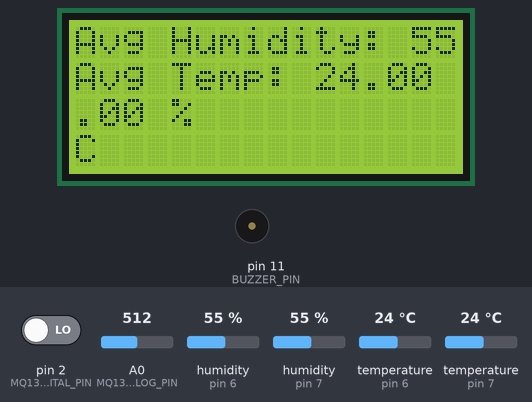
Recording of a sketch running on a simulated Arduino Uno, built with avr-gcc and run on an emulated ATmega328P. Shown: 16×4 character LCD, buzzer (waves = sounding, pin HIGH). The inputs (shaded band) are chosen by the test bench; at power-on: humidity (sensors on pin 6, pin 7) 55 %, A0 (MQ135_ANALOG_PIN) = 512, temperature (sensors on pin 7, pin 6) 24 °C, pin 2 (MQ135_DIGITAL_PIN) LOW. What the sketch prints to the serial monitor is not drawn.

Above: at 2.7 s.
2.8 s: humidity (sensor on pin 6) set to 84 %
At 14.0 s:
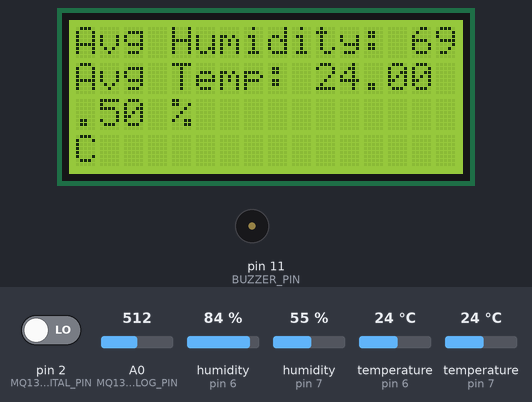
14.8 s: humidity (sensor on pin 6) set to 87 %
At 28.7 s:
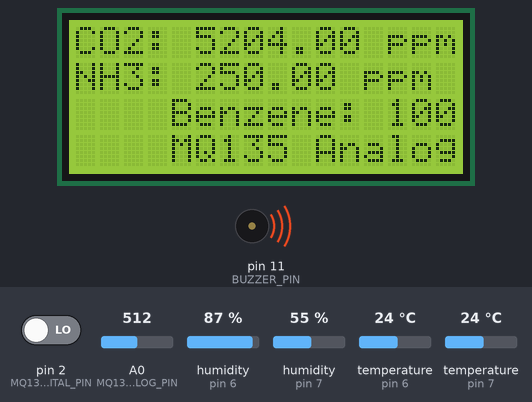
28.8 s: A0 (MQ135_ANALOG_PIN) set to 716
At 41.0 s:
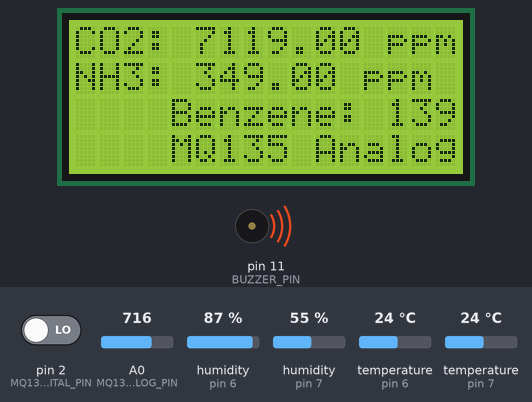
41.3 s: humidity (sensor on pin 7) set to 52 %
At 51.7 s:
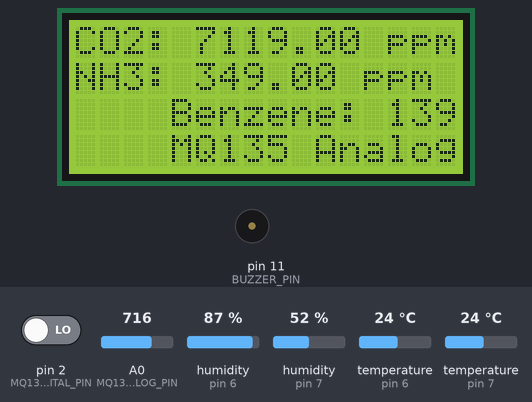
52.5 s: temperature (sensor on pin 7) set to 12 °C
At 59.0 s:
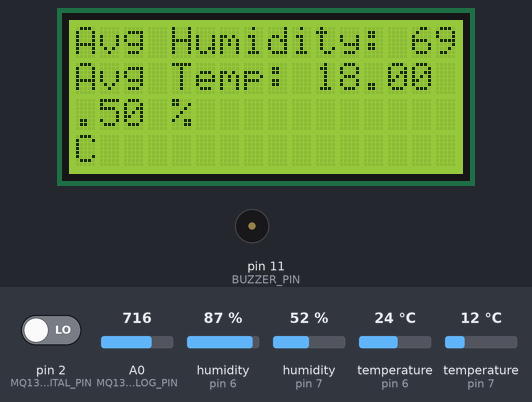
63.7 s: temperature (sensor on pin 6) set to 12 °C
Timing chart, 0 to 66.7 s (numbered marks = the images above; inputs shaded):
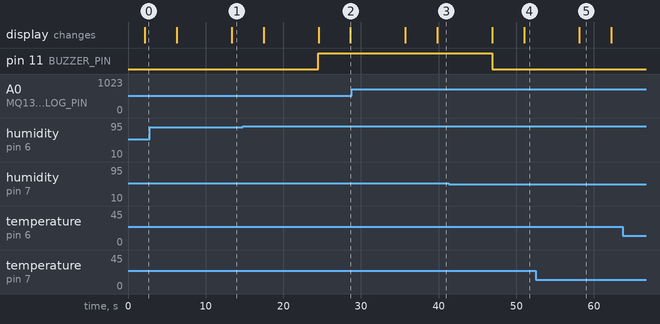

Measured:
- the behaviour switches between 85 and 86 % on humidity (sensor on pin 6) (found by bisection; images 1 and 2)
- the behaviour switches between 54 and 53 % on humidity (sensor on pin 7) (found by bisection; images 3 and 4)
- after the input at 2.8 s, the display: first differs from a run without the input after 10.5 s (image 1)
- after the input at 14.8 s, pin 11 (BUZZER_PIN): LOW → HIGH after 9.7 s; the display: first differs from a run without the input after 9.7 s (image 2 shows a later state)
- after the input at 28.8 s, the display: first differs from a run without the input after 11.0 s (image 3)
- after the input at 41.3 s, pin 11 (BUZZER_PIN): HIGH → LOW after 5.6 s; the display: first changes after 5.6 s (image 4 shows a later state)
- after the input at 52.5 s, the display: changes after 5.6 s (image 5)

The sketch:

sketch_may21a.ino
```cpp
#include <Wire.h>
#include <LiquidCrystal_I2C.h>
#include "DHT.h"

// DHT sensor setup
#define DHTPIN1 7        // Pin connected to the first DHT sensor
#define DHTPIN2 6        // Pin connected to the second DHT sensor
#define DHTTYPE DHT11    // Type of DHT sensor: DHT11

// MQ135 sensor setup
#define MQ135_ANALOG_PIN A0 // Analog pin connected to MQ135 sensor
#define MQ135_DIGITAL_PIN 2 // Digital pin connected to MQ135 sensor

// Buzzer setup
#define BUZZER_PIN 11     // Pin connected to the buzzer

// Initialize DHT sensors
DHT dht1(DHTPIN1, DHTTYPE);
DHT dht2(DHTPIN2, DHTTYPE);

// LCD setup
LiquidCrystal_I2C lcd(0x27, 16, 4); // I2C address 0x27, 16 columns, 4 rows

// Critical levels for safety
const float CRITICAL_TEMP_C = 37.0;       // Critical temperature in Celsius
const float CRITICAL_HUMIDITY = 70.0;     // Critical humidity in percentage
const float CRITICAL_CO2_LEVEL = 10000.0;  // Critical CO2 level in ppm
const float CRITICAL_AMMONIA_LEVEL = 2500.0;// Critical Ammonia level in ppm
const float CRITICAL_BENZENE_LEVEL = 1000.0; // Critical Benzene level in ppm

void setup() {
  // Initialize serial communication
  Serial.begin(9600);
  Serial.println("DHT11 Dual Sensor and MQ135 Gas Sensor Reading with Buzzer!");

  // Initialize the DHT sensors
  dht1.begin();
  dht2.begin();

  // Initialize the LCD
  lcd.init();
  lcd.backlight();

  // Initialize the MQ135 digital pin as input
  pinMode(MQ135_DIGITAL_PIN, INPUT);

  // Initialize the buzzer pin as output
  pinMode(BUZZER_PIN, OUTPUT);
  digitalWrite(BUZZER_PIN, LOW); // Ensure buzzer is off initially
}

void loop() {
  // Wait a few seconds between measurements
  delay(2000);

  // Read humidity from both DHT sensors
  float humidity1 = dht1.readHumidity();
  float humidity2 = dht2.readHumidity();

  // Read temperature in Celsius from both DHT sensors
  float tempC1 = dht1.readTemperature();
  float tempC2 = dht2.readTemperature();

  // Read temperature in Fahrenheit from both DHT sensors
  float tempF1 = dht1.readTemperature(true);
  float tempF2 = dht2.readTemperature(true);

  // Check if any reads failed for either sensor
  if (isnan(humidity1) || isnan(tempC1) || isnan(tempF1) ||
      isnan(humidity2) || isnan(tempC2) || isnan(tempF2)) {
    Serial.println("Failed to read from one or both DHT sensors!");
    return;
  }

  // Compute average humidity and temperature
  float avgHumidity = (humidity1 + humidity2) / 2;
  float avgTempC = (tempC1 + tempC2) / 2;
  float avgTempF = (tempF1 + tempF2) / 2;

  // Compute average heat index in Fahrenheit
  float heatIndexF1 = dht1.computeHeatIndex(tempF1, humidity1);
  float heatIndexF2 = dht2.computeHeatIndex(tempF2, humidity2);
  float avgHeatIndexF = (heatIndexF1 + heatIndexF2) / 2;

  // Compute average heat index in Celsius
  float heatIndexC1 = dht1.computeHeatIndex(tempC1, humidity1, false);
  float heatIndexC2 = dht2.computeHeatIndex(tempC2, humidity2, false);
  float avgHeatIndexC = (heatIndexC1 + heatIndexC2) / 2;

  // Read the MQ135 sensor values
  int mq135AnalogValue = analogRead(MQ135_ANALOG_PIN);
  int mq135DigitalValue = digitalRead(MQ135_DIGITAL_PIN);

  // Convert the analog value to a gas concentration value
  // For simplicity, we'll just map the raw analog value
  // Actual conversion will depend on calibration and specific gas
  float co2Level = map(mq135AnalogValue, 0, 1023, 400, 10000); // CO2 in ppm (example range)
  float ammoniaLevel = map(mq135AnalogValue, 0, 1023, 0, 500); // Ammonia in ppm (example range)
  float benzeneLevel = map(mq135AnalogValue, 0, 1023, 0, 200); // Benzene in ppm (example range)

  // Check if any parameter exceeds the critical level and trigger the buzzer
  if (avgTempC > CRITICAL_TEMP_C || avgHumidity > CRITICAL_HUMIDITY ||
      co2Level > CRITICAL_CO2_LEVEL || ammoniaLevel > CRITICAL_AMMONIA_LEVEL ||
      benzeneLevel > CRITICAL_BENZENE_LEVEL) {
    digitalWrite(BUZZER_PIN, HIGH); // Turn on the buzzer
  } else {
    digitalWrite(BUZZER_PIN, LOW);  // Turn off the buzzer
  }

  // Display DHT11 average readings on the LCD
  lcd.clear();
  lcd.setCursor(0, 0); // Line 1
  lcd.print("Avg Humidity: ");
  lcd.print(avgHumidity);
  lcd.print(" %");

  lcd.setCursor(0, 1); // Line 2
  lcd.print("Avg Temp: ");
  lcd.print(avgTempC);
  lcd.print(" C");

  // Delay to allow DHT11 readings to be visible
  delay(4000);

  // Display MQ135 gas sensor readings on the LCD
  lcd.clear();
  lcd.setCursor(0, 0); // Line 1
  lcd.print("CO2: ");
  lcd.print(co2Level);
  lcd.print(" ppm");

  lcd.setCursor(0, 1); // Line 2
  lcd.print("NH3: ");
  lcd.print(ammoniaLevel);
  lcd.print(" ppm");

  lcd.setCursor(0, 2); // Line 3
  lcd.print("Benzene: ");
  lcd.print(benzeneLevel);
  lcd.print(" ppm");

  lcd.setCursor(0, 3); // Line 4
  lcd.print("MQ135 Analog: ");
  lcd.print(mq135AnalogValue);

  // Print gas sensor values to Serial Monitor
  Serial.print("MQ135 Analog Value: ");
  Serial.print(mq135AnalogValue);
  Serial.print("\tCO2 Level: ");
  Serial.print(co2Level);
  Serial.print(" ppm\tAmmonia Level: ");
  Serial.print(ammoniaLevel);
  Serial.print(" ppm\tBenzene Level: ");
  Serial.print(benzeneLevel);
  Serial.println(" ppm");

  // Delay to allow MQ135 readings to be visible
  delay(5000);
}
```
